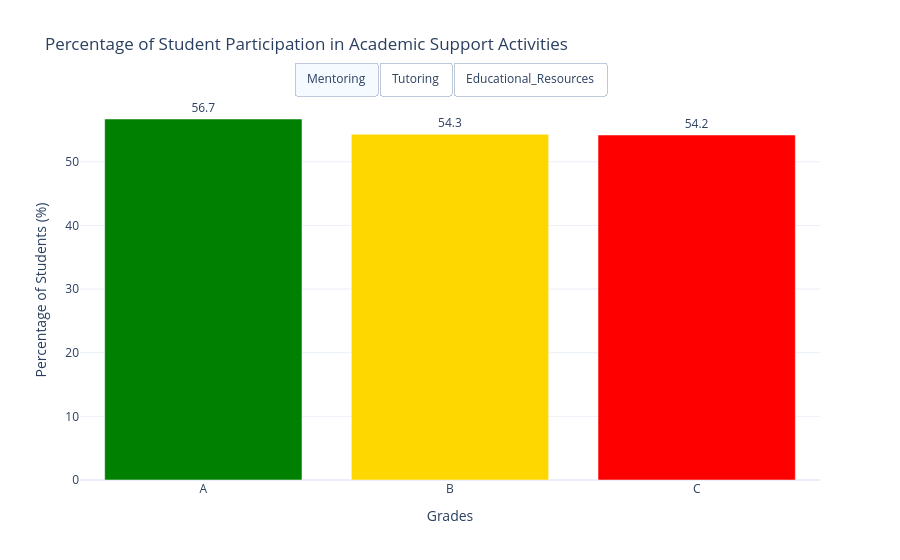

Notebook code for this chart:
### Code cell
import pandas as pd
import plotly.graph_objects as go

# Aggregate data to get percentage of "Yes" for each factor by grade
summary_df = df.groupby("Grades").agg({
    "Mentoring": lambda x: (x == "Yes").mean() * 100,
    "Tutoring": lambda x: (x == "Yes").mean() * 100,
    "Educational_Resources": lambda x: (x == "Yes").mean() * 100
}).reset_index()

# Melt the dataframe to long format
summary_df = summary_df.melt(id_vars="Grades", var_name="Factor", value_name="Percentage")

# Grade color mapping
grade_colors = {"A": "green", "B": "gold", "C": "red"}

# Create one set of traces per factor, with 3 bars (one per grade)
factors = summary_df["Factor"].unique()
traces = []
for factor in factors:
    df_factor = summary_df[summary_df["Factor"] == factor]
    trace = go.Bar(
        x=df_factor["Grades"],
        y=df_factor["Percentage"],
        marker_color=[grade_colors[grade] for grade in df_factor["Grades"]],
        text=df_factor["Percentage"].round(1),
        textposition="outside",
        name=factor,
        visible=(factor == factors[0])  
    )
    traces.append(trace)

# Radio buttons to toggle between factors
buttons = []
for i, factor in enumerate(factors):
    visibility = [j == i for j in range(len(factors))]
    buttons.append(dict(label=factor, method="update", args=[{"visible": visibility}]))

# Create and show figure
fig = go.Figure(data=traces)
fig.update_layout(
    title="Percentage of Student Participation in Academic Support Activities",
    xaxis_title="Grades",
    yaxis_title="Percentage of Students (%)",
    template="plotly_white",
    updatemenus=[dict(type="buttons", direction="right", buttons=buttons, x=0.5, xanchor="center", y=1.1)]
)

fig.write_html("interactive_bar_chart.html")
fig.show()

### Figure 1 — Plotly figure (JSON) as saved in the notebook; plotly's stock layout.template omitted (floating-point values rounded to 4 significant figures)
{"data": [{"marker": {"color": ["green", "gold", "red"]}, "name": "Mentoring", "text": [56.7, 54.3, 54.2], "textposition": "outside", "type": "bar", "visible": true, "x": ["A", "B", "C"], "y": [56.72, 54.32, 54.2]}, {"marker": {"color": ["green", "gold", "red"]}, "name": "Tutoring", "text": [54.8, 55.2, 54.3], "textposition": "outside", "type": "bar", "visible": false, "x": ["A", "B", "C"], "y": [54.84, 55.25, 54.27]}, {"marker": {"color": ["green", "gold", "red"]}, "name": "Educational_Resources", "text": [54.6, 56, 55.1], "textposition": "outside", "type": "bar", "visible": false, "x": ["A", "B", "C"], "y": [54.64, 55.98, 55.13]}], "layout": {"title": {"text": "Percentage of Student Participation in Academic Support Activities"}, "updatemenus": [{"buttons": [{"args": [{"visible": [true, false, false]}], "label": "Mentoring", "method": "update"}, {"args": [{"visible": [false, true, false]}], "label": "Tutoring", "method": "update"}, {"args": [{"visible": [false, false, true]}], "label": "Educational_Resources", "method": "update"}], "direction": "right", "type": "buttons", "x": 0.5, "xanchor": "center", "y": 1.1}], "xaxis": {"title": {"text": "Grades"}}, "yaxis": {"title": {"text": "Percentage of Students (%)"}}}}
